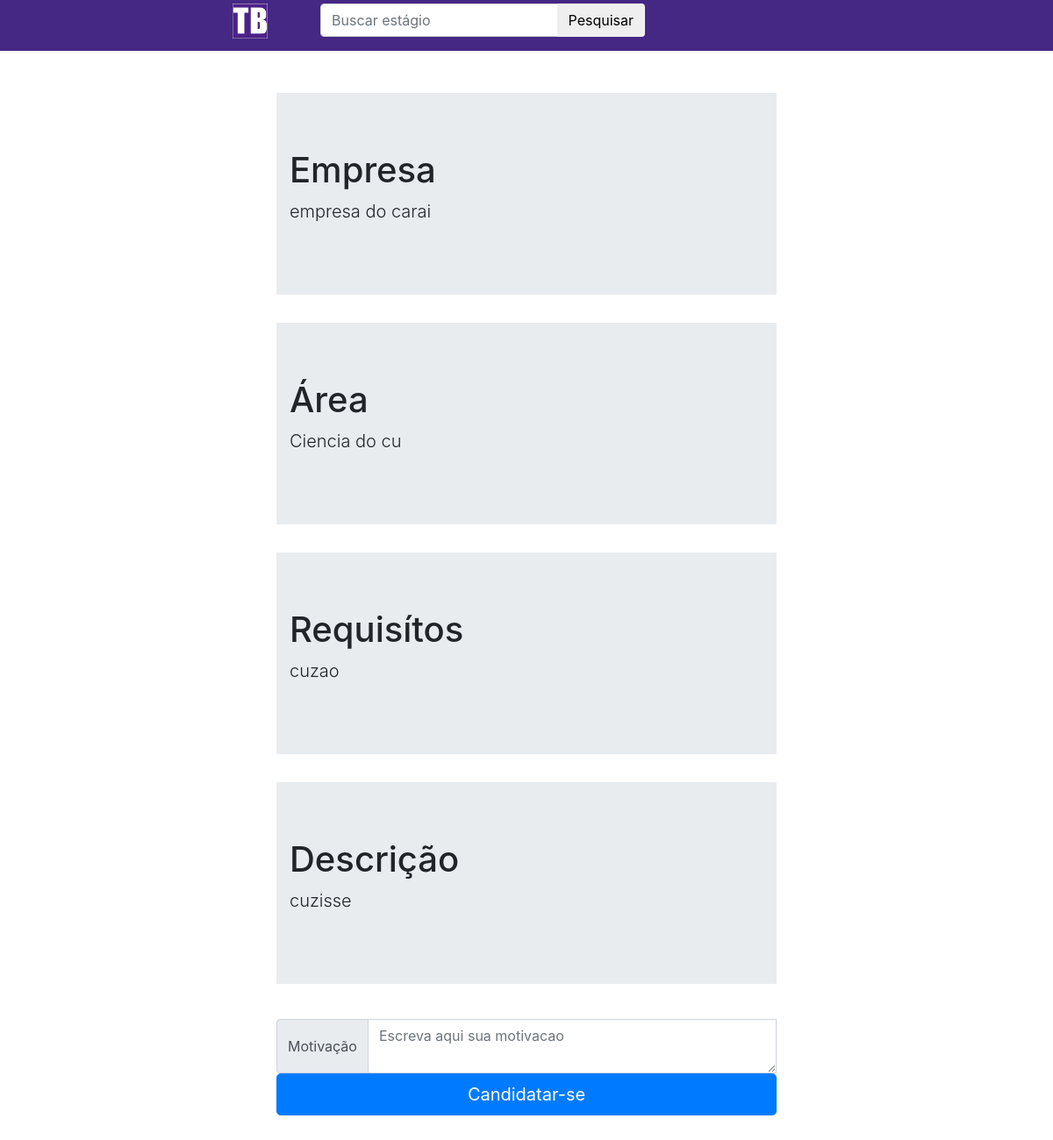
Page /candidatar2.php?idd=2 (signed in) on the earlier database version.
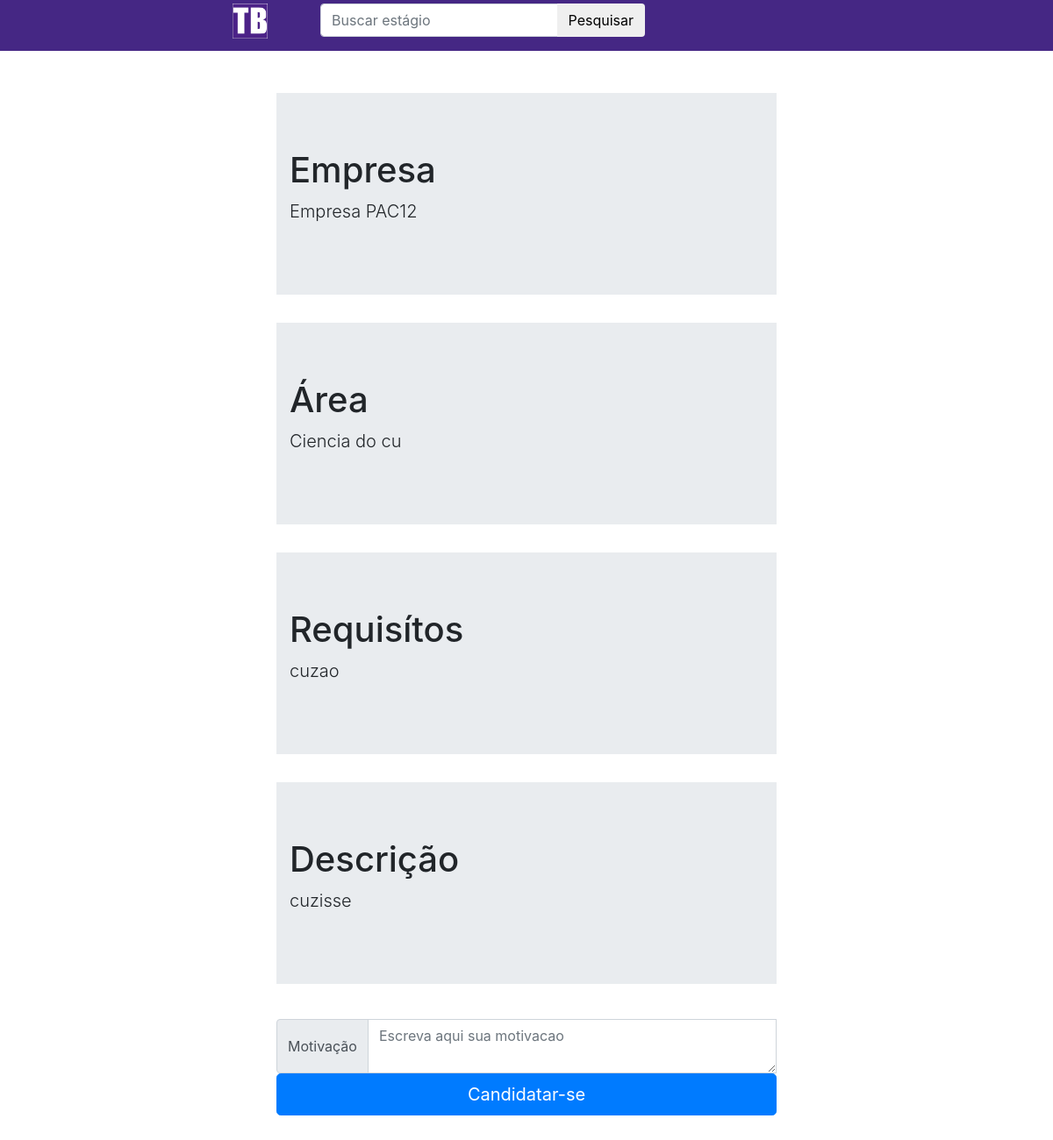
Same page on the later database version.
### tables this page shows
CREATE TABLE `empresa` (
  `id_empresa` int(9) NOT NULL,
  `nome` varchar(255) DEFAULT NULL,
  `email` varchar(255) DEFAULT NULL,
  `telefone` int(11) DEFAULT NULL,
  `senha` varchar(16) DEFAULT NULL,
  `rua` varchar(60) DEFAULT NULL,
  `numero` int(11) DEFAULT NULL,
  `estado` varchar(60) DEFAULT NULL,
  `cidade` varchar(60) DEFAULT NULL,
  `bairro` varchar(60) DEFAULT NULL
);

### candidatar2.php (the view, shortened to what this page needs)
<?php
$idd = $_REQUEST['idd'];
include_once "conexao.php";
$sql1 ="SELECT * from estagio where id_estagio='$idd'";
$result1 = mysqli_query($conn,$sql1);
if($registro=$result1->fetch_array()){
	$area = $registro['area'];
	$descricao = $registro['descricao'];
	$requisitos = $registro['requisitos'];
	$id_empresa = $registro['id_empresa'];
}
$sql2 = "SELECT * from empresa where id_empresa='$id_empresa'";
$result2 = mysqli_query($conn,$sql2);
if($registro2 = $result2->fetch_array()){
	$nomeEmpr = $registro2['nome'];
}
?>
<!DOCTYPE html>
<html>
    <head>
        <link rel="stylesheet" href="https://stackpath.bootstrapcdn.com/bootstrap/4.1.3/css/bootstrap.min.css"
>
        <link rel="stylesheet" type="text/css" href="css/style2.css">
    </head>
    <body>
        <div class="container-fluid backgMenu">
            <div class="row justify-content-md-center">
                <div class="col col-lg-1">
                	<a href="home2.php">
                    	<img src="images/logo-traineebook.png"  alt="logo" class="logo-traineebook mt-1" width="40" height="40" >
                    </a>
                </div>
                <div class="col col-lg-4 mt-1">
                    <form method="POST" action="Pesquisar2.php">
                        <div class="input-group mb-3">
                            <input type="text" class="form-control" name="estagio" placeholder="Buscar estágio" aria-label="Recipient's username" aria-describedby="button-addon2">
                            <div class="input-group-append">
                                <button class="btn btn-outline-Light" type="button submit" id="button-addon2" onclick="">Pesquisar</button>
                            </div>
                        </div>
                    </form>
                </div>
                <div class="col col-lg-2">
                </div>
            </div>
        </div>
        <div class="container-fluid">
            <div class="row justify-content-md-center mt-xl-5">
            	<div class="col col-lg-6">
            		<div class="jumbotron jumbotron-fluid">
						<div class="container">
					  		<h1 class="display">Empresa</h1>
					    	<p class="lead"><?php echo("$nomeEmpr"); ?></p>
					  	</div>
					</div>
					<div class="jumbotron jumbotron-fluid">
						<div class="container">
					  		<h1 class="display">Área</h1>
					    	<p class="lead"><?php echo("$area"); ?></p>
					  	</div>
					</div>
					<div class="jumbotron jumbotron-fluid">
						<div class="container">
					  		<h1 class="display">Requisítos</h1>
					    	<p class="lead"><?php echo("$requisitos"); ?></p>
					  	</div>
					</div>
					<div class="jumbotron jumbotron-fluid">
						<div class="container">
					  		<h1 class="display">Descrição</h1>
					    	<p class="lead"><?php echo("$descricao"); ?></p>
					  	</div>
					</div>
            	</div>
            </div>
        </div>
        <div class="container-fluid">
            <div class="row justify-content-md-center mt-xl-2 ">
                <div class="col col-lg-6">
                	<form method="POST" action='cadastraEstagio.php?idd=<?php echo($idd) ?>'>
	                	<div class="input-group">
							<div class="input-group-prepend">
						    	<span class="input-group-text">Motivação</span>
							</div>
							<textarea class="form-control" name="textMotiv" placeholder="Escreva aqui sua motivacao" aria-label="With textarea"></textarea>
							<button type="button submit"  class="btn btn-primary btn-lg btn-block mb-xl-5">Candidatar-se </button>
						</div>
					</form>
                </div>
        	</div>
        </div>
    </body>
</html>

Differences in the rows shown:
changed empresa: nome "empresa do carai" → "Empresa PAC12"
